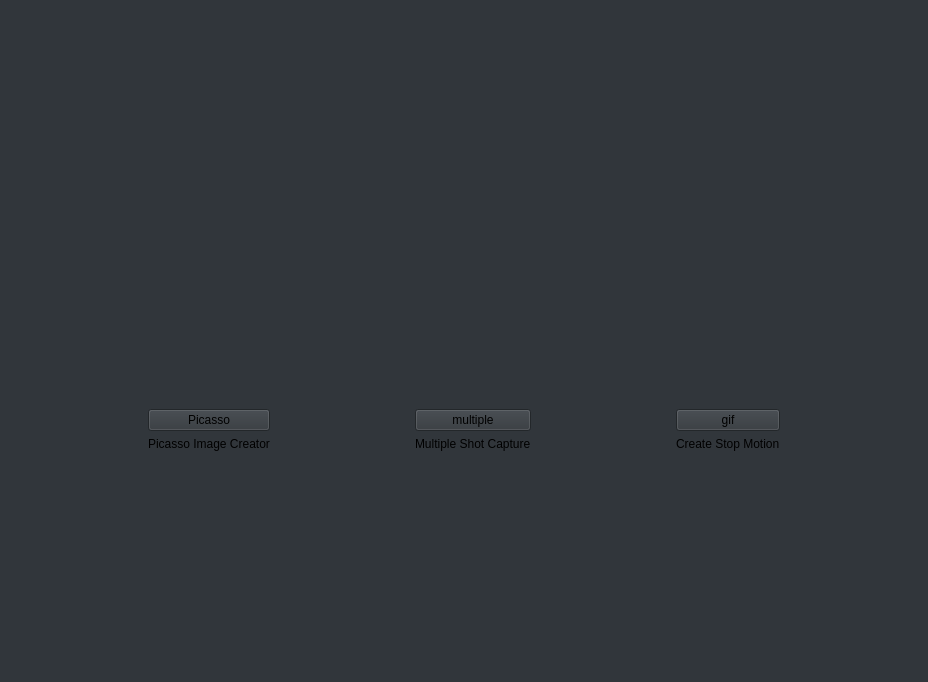
<?xml version="1.0" encoding="UTF-8"?>
<ui version="4.0">
 <class>Main_menu</class>
 <widget class="QMainWindow" name="Main_menu">
  <property name="geometry">
   <rect>
    <x>0</x>
    <y>0</y>
    <width>928</width>
    <height>682</height>
   </rect>
  </property>
  <property name="windowTitle">
   <string>MainWindow</string>
  </property>
  <property name="autoFillBackground">
   <bool>false</bool>
  </property>
  <property name="styleSheet">
   <string notr="true">background-color: rgb(49, 54, 59);</string>
  </property>
  <widget class="QWidget" name="centralwidget">
   <layout class="QGridLayout" name="gridLayout_2">
    <item row="0" column="0">
     <layout class="QGridLayout" name="gridLayout">
      <item row="1" column="0">
       <spacer name="verticalSpacer">
        <property name="orientation">
         <enum>Qt::Vertical</enum>
        </property>
        <property name="sizeHint" stdset="0">
         <size>
          <width>20</width>
          <height>40</height>
         </size>
        </property>
       </spacer>
      </item>
      <item row="2" column="1">
       <widget class="QPushButton" name="pushButton_3">
        <property name="text">
         <string>Picasso</string>
        </property>
       </widget>
      </item>
      <item row="2" column="3">
       <widget class="QPushButton" name="pushButton">
        <property name="text">
         <string>multiple</string>
        </property>
       </widget>
      </item>
      <item row="2" column="5">
       <widget class="QPushButton" name="pushButton_2">
        <property name="text">
         <string>gif</string>
        </property>
       </widget>
      </item>
      <item row="3" column="3">
       <widget class="QLabel" name="label_2">
        <property name="text">
         <string>Multiple Shot Capture</string>
        </property>
       </widget>
      </item>
      <item row="3" column="5">
       <widget class="QLabel" name="label_3">
        <property name="text">
         <string>Create Stop Motion</string>
        </property>
       </widget>
      </item>
      <item row="3" column="1">
       <widget class="QLabel" name="label">
        <property name="text">
         <string>Picasso Image Creator</string>
        </property>
       </widget>
      </item>
      <item row="2" column="2">
       <spacer name="horizontalSpacer_2">
        <property name="orientation">
         <enum>Qt::Horizontal</enum>
        </property>
        <property name="sizeHint" stdset="0">
         <size>
          <width>155</width>
          <height>22</height>
         </size>
        </property>
       </spacer>
      </item>
      <item row="2" column="4">
       <spacer name="horizontalSpacer_3">
        <property name="orientation">
         <enum>Qt::Horizontal</enum>
        </property>
        <property name="sizeHint" stdset="0">
         <size>
          <width>156</width>
          <height>22</height>
         </size>
        </property>
       </spacer>
      </item>
      <item row="4" column="2">
       <spacer name="verticalSpacer_2">
        <property name="orientation">
         <enum>Qt::Vertical</enum>
        </property>
        <property name="sizeHint" stdset="0">
         <size>
          <width>20</width>
          <height>40</height>
         </size>
        </property>
       </spacer>
      </item>
      <item row="2" column="0">
       <spacer name="horizontalSpacer">
        <property name="orientation">
         <enum>Qt::Horizontal</enum>
        </property>
        <property name="sizeHint" stdset="0">
         <size>
          <width>156</width>
          <height>22</height>
         </size>
        </property>
       </spacer>
      </item>
      <item row="2" column="6">
       <spacer name="horizontalSpacer_4">
        <property name="orientation">
         <enum>Qt::Horizontal</enum>
        </property>
        <property name="sizeHint" stdset="0">
         <size>
          <width>155</width>
          <height>22</height>
         </size>
        </property>
       </spacer>
      </item>
      <item row="0" column="0">
       <spacer name="verticalSpacer_3">
        <property name="orientation">
         <enum>Qt::Vertical</enum>
        </property>
        <property name="sizeHint" stdset="0">
         <size>
          <width>20</width>
          <height>40</height>
         </size>
        </property>
       </spacer>
      </item>
     </layout>
    </item>
   </layout>
  </widget>
  <widget class="QMenuBar" name="menubar">
   <property name="enabled">
    <bool>false</bool>
   </property>
   <property name="geometry">
    <rect>
     <x>0</x>
     <y>0</y>
     <width>928</width>
     <height>22</height>
    </rect>
   </property>
  </widget>
  <widget class="QStatusBar" name="statusbar"/>
 </widget>
 <resources/>
 <connections/>
</ui>
